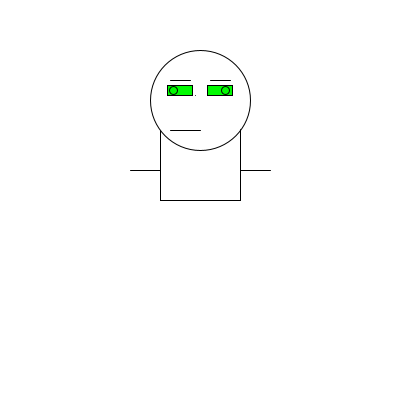
Frame 1 (no input)
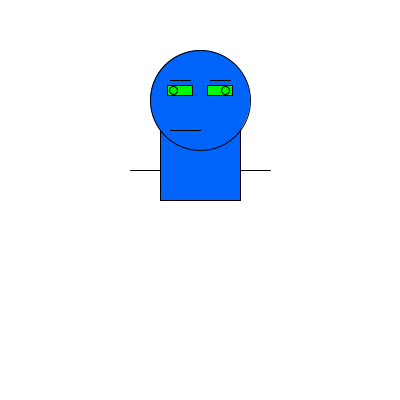
Frame 60 (the mouse pressed at the canvas centre just before this capture)
Frame 120 (the mouse held since frame 60 and released just before this capture): identical to frame 60, image omitted

The Processing sketch that drew these frames (run headless with seeded random() and noise(); from frame 60 on, the mouse is pressed at the canvas centre):

// Processing sketch: processing_108905
// ── processing_108905.pde

void setup() {
  
  size (400,400);
}
 void draw() { 
   background(255, 255, 255);
   rectMode(CENTER);
   ellipseMode(CENTER);
   rect(200,150,80,100);
   // body
   ellipse(200,100,100,100);
   
   fill(0,250,0); // face
    rect(180,90,25,10);
    rect(220,90,25,10);
    line(170,80,190,80);
    line(210,80,230,80);
    point( 195,95);  //eyes
    line(170,130,200,130);//mouth
   line(130,170,160,170); //arms
    line(240,170,270,170);
  ellipse (173, 90, 8, 8);
  ellipse (225, 90, 8, 8);
  fill(0,100,250);
 }
 
